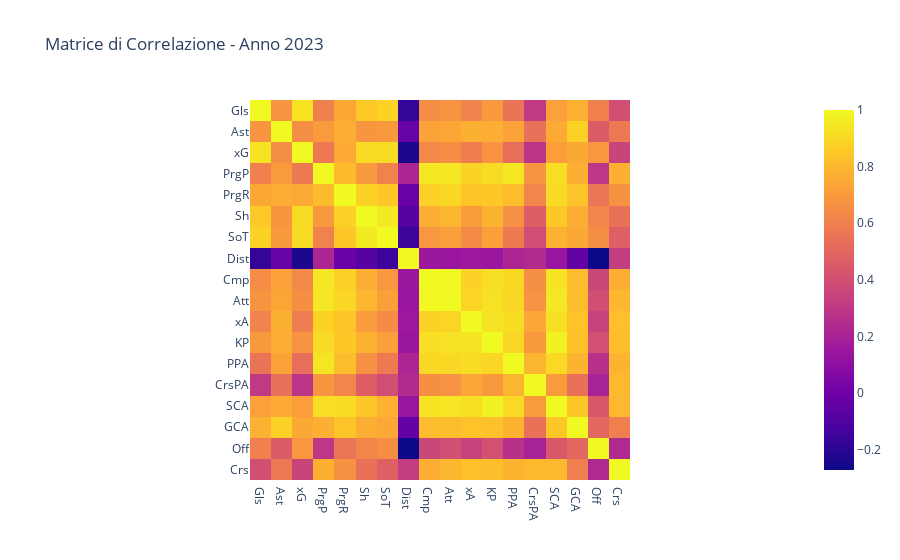
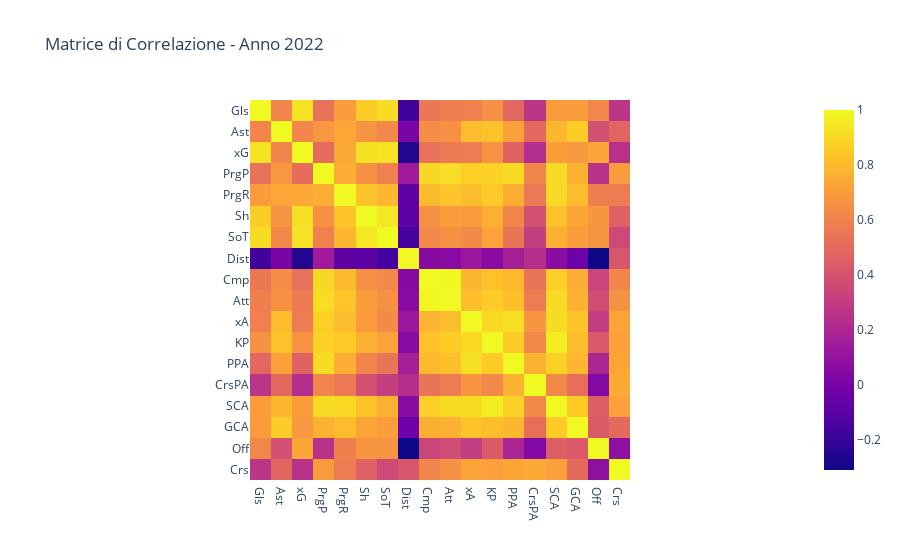
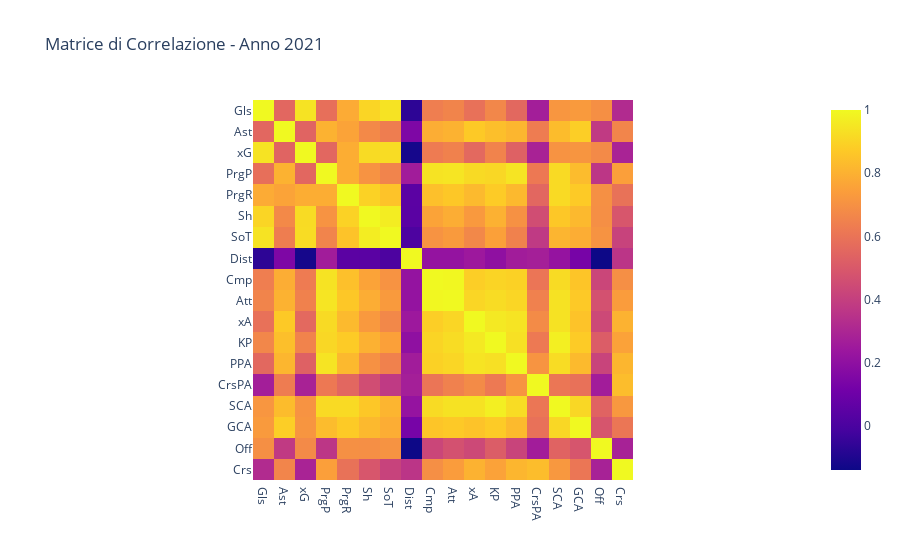
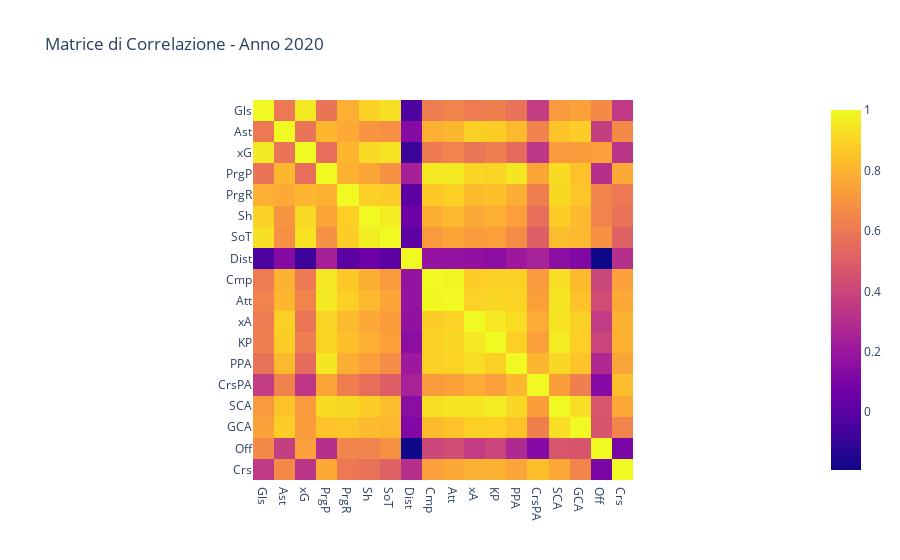

These figures' notebook cell, in order:
### Markdown cell above
Analizziamo finalmente le statistiche di gioco, ovvero quelle relative ai tiri, passaggi, i calci piazzati e il dato sul fuorigioco.

### Code cell
correlations = []
years = []

colonne_da_eliminare = ['Player', 'Nation', 'Pos', 'Squad','Age', 'MP', 'Starts', 'Min', 'G+A', 'G-PK', 'PK',
       'PKatt', 'CrdY', 'CrdR', 'SoT%',
       'G/Sh', 'G/SoT', 'FK', 'G-xG','Cmp%','Tkl', 'TklW', 'Mid 3rd', 'Att 3rd',
       'Touches', 'Mid 3rd.1', 'Att 3rd.1', 'Att.1', 'Succ', 'Succ%',
       'Carries', 'TotDist', '2CrdY', 'Fld', 'Duels', 'Won', 'Lost',
       'Won%']

for file in files:
    
    data_frame = pd.read_excel(file)
    data_frame['Duels'] = data_frame['Won'] + data_frame['Lost'] 
    data_frame.drop(columns=colonne_da_eliminare, inplace=True) 

    corr_matrix = data_frame.corr()

    year = year_mapping[file] 
    years.append(year)

    fig = px.imshow(corr_matrix, title=f"Matrice di Correlazione - Anno {year}")
    fig.show()

### Figure 1 — Plotly figure (JSON) as saved in the notebook; plotly's stock layout.template omitted (floating-point values rounded to 4 significant figures; data arrays with more than 128 entries replaced by an {"elided": "..."} marker saying what was removed)
{"data": [{"coloraxis": "coloraxis", "hovertemplate": "x: %{x}<br>y: %{y}<br>color: %{z}<extra></extra>", "name": "0", "type": "heatmap", "x": ["Gls", "Ast", "xG", "PrgP", "PrgR", "Sh", "SoT", "Dist", "Cmp", "Att", "xA", "KP", "PPA", "CrsPA", "SCA", "GCA", "Off", "Crs"], "xaxis": "x", "y": ["Gls", "Ast", "xG", "PrgP", "PrgR", "Sh", "SoT", "Dist", "Cmp", "Att", "xA", "KP", "PPA", "CrsPA", "SCA", "GCA", "Off", "Crs"], "yaxis": "y", "z": {"elided": "18x18 float values"}}], "layout": {"coloraxis": {"colorscale": [[0, "#0d0887"], [0.1111, "#46039f"], [0.2222, "#7201a8"], [0.3333, "#9c179e"], [0.4444, "#bd3786"], [0.5556, "#d8576b"], [0.6667, "#ed7953"], [0.7778, "#fb9f3a"], [0.8889, "#fdca26"], [1, "#f0f921"]]}, "title": {"text": "Matrice di Correlazione - Anno 2023"}, "xaxis": {"anchor": "y", "constrain": "domain", "domain": [0, 1], "scaleanchor": "y"}, "yaxis": {"anchor": "x", "autorange": "reversed", "constrain": "domain", "domain": [0, 1]}}}

### Figure 2 — Plotly figure (JSON) as saved in the notebook; plotly's stock layout.template omitted (floating-point values rounded to 4 significant figures; data arrays with more than 128 entries replaced by an {"elided": "..."} marker saying what was removed)
{"data": [{"coloraxis": "coloraxis", "hovertemplate": "x: %{x}<br>y: %{y}<br>color: %{z}<extra></extra>", "name": "0", "type": "heatmap", "x": ["Gls", "Ast", "xG", "PrgP", "PrgR", "Sh", "SoT", "Dist", "Cmp", "Att", "xA", "KP", "PPA", "CrsPA", "SCA", "GCA", "Off", "Crs"], "xaxis": "x", "y": ["Gls", "Ast", "xG", "PrgP", "PrgR", "Sh", "SoT", "Dist", "Cmp", "Att", "xA", "KP", "PPA", "CrsPA", "SCA", "GCA", "Off", "Crs"], "yaxis": "y", "z": {"elided": "18x18 float values"}}], "layout": {"coloraxis": {"colorscale": [[0, "#0d0887"], [0.1111, "#46039f"], [0.2222, "#7201a8"], [0.3333, "#9c179e"], [0.4444, "#bd3786"], [0.5556, "#d8576b"], [0.6667, "#ed7953"], [0.7778, "#fb9f3a"], [0.8889, "#fdca26"], [1, "#f0f921"]]}, "title": {"text": "Matrice di Correlazione - Anno 2022"}, "xaxis": {"anchor": "y", "constrain": "domain", "domain": [0, 1], "scaleanchor": "y"}, "yaxis": {"anchor": "x", "autorange": "reversed", "constrain": "domain", "domain": [0, 1]}}}

### Figure 3 — Plotly figure (JSON) as saved in the notebook; plotly's stock layout.template omitted (floating-point values rounded to 4 significant figures; data arrays with more than 128 entries replaced by an {"elided": "..."} marker saying what was removed)
{"data": [{"coloraxis": "coloraxis", "hovertemplate": "x: %{x}<br>y: %{y}<br>color: %{z}<extra></extra>", "name": "0", "type": "heatmap", "x": ["Gls", "Ast", "xG", "PrgP", "PrgR", "Sh", "SoT", "Dist", "Cmp", "Att", "xA", "KP", "PPA", "CrsPA", "SCA", "GCA", "Off", "Crs"], "xaxis": "x", "y": ["Gls", "Ast", "xG", "PrgP", "PrgR", "Sh", "SoT", "Dist", "Cmp", "Att", "xA", "KP", "PPA", "CrsPA", "SCA", "GCA", "Off", "Crs"], "yaxis": "y", "z": {"elided": "18x18 float values"}}], "layout": {"coloraxis": {"colorscale": [[0, "#0d0887"], [0.1111, "#46039f"], [0.2222, "#7201a8"], [0.3333, "#9c179e"], [0.4444, "#bd3786"], [0.5556, "#d8576b"], [0.6667, "#ed7953"], [0.7778, "#fb9f3a"], [0.8889, "#fdca26"], [1, "#f0f921"]]}, "title": {"text": "Matrice di Correlazione - Anno 2021"}, "xaxis": {"anchor": "y", "constrain": "domain", "domain": [0, 1], "scaleanchor": "y"}, "yaxis": {"anchor": "x", "autorange": "reversed", "constrain": "domain", "domain": [0, 1]}}}

### Figure 4 — Plotly figure (JSON) as saved in the notebook; plotly's stock layout.template omitted (floating-point values rounded to 4 significant figures; data arrays with more than 128 entries replaced by an {"elided": "..."} marker saying what was removed)
{"data": [{"coloraxis": "coloraxis", "hovertemplate": "x: %{x}<br>y: %{y}<br>color: %{z}<extra></extra>", "name": "0", "type": "heatmap", "x": ["Gls", "Ast", "xG", "PrgP", "PrgR", "Sh", "SoT", "Dist", "Cmp", "Att", "xA", "KP", "PPA", "CrsPA", "SCA", "GCA", "Off", "Crs"], "xaxis": "x", "y": ["Gls", "Ast", "xG", "PrgP", "PrgR", "Sh", "SoT", "Dist", "Cmp", "Att", "xA", "KP", "PPA", "CrsPA", "SCA", "GCA", "Off", "Crs"], "yaxis": "y", "z": {"elided": "18x18 float values"}}], "layout": {"coloraxis": {"colorscale": [[0, "#0d0887"], [0.1111, "#46039f"], [0.2222, "#7201a8"], [0.3333, "#9c179e"], [0.4444, "#bd3786"], [0.5556, "#d8576b"], [0.6667, "#ed7953"], [0.7778, "#fb9f3a"], [0.8889, "#fdca26"], [1, "#f0f921"]]}, "title": {"text": "Matrice di Correlazione - Anno 2020"}, "xaxis": {"anchor": "y", "constrain": "domain", "domain": [0, 1], "scaleanchor": "y"}, "yaxis": {"anchor": "x", "autorange": "reversed", "constrain": "domain", "domain": [0, 1]}}}
